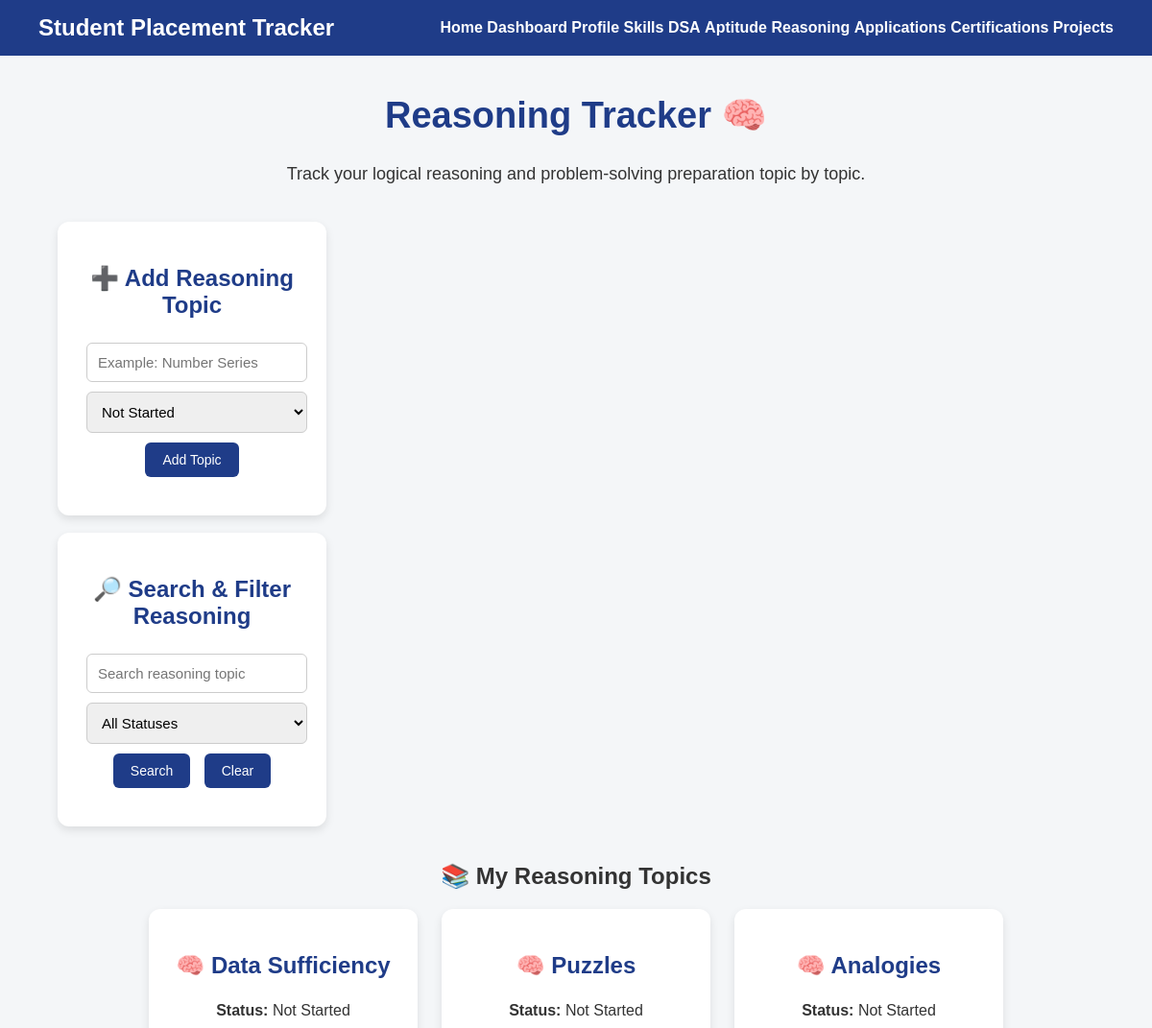
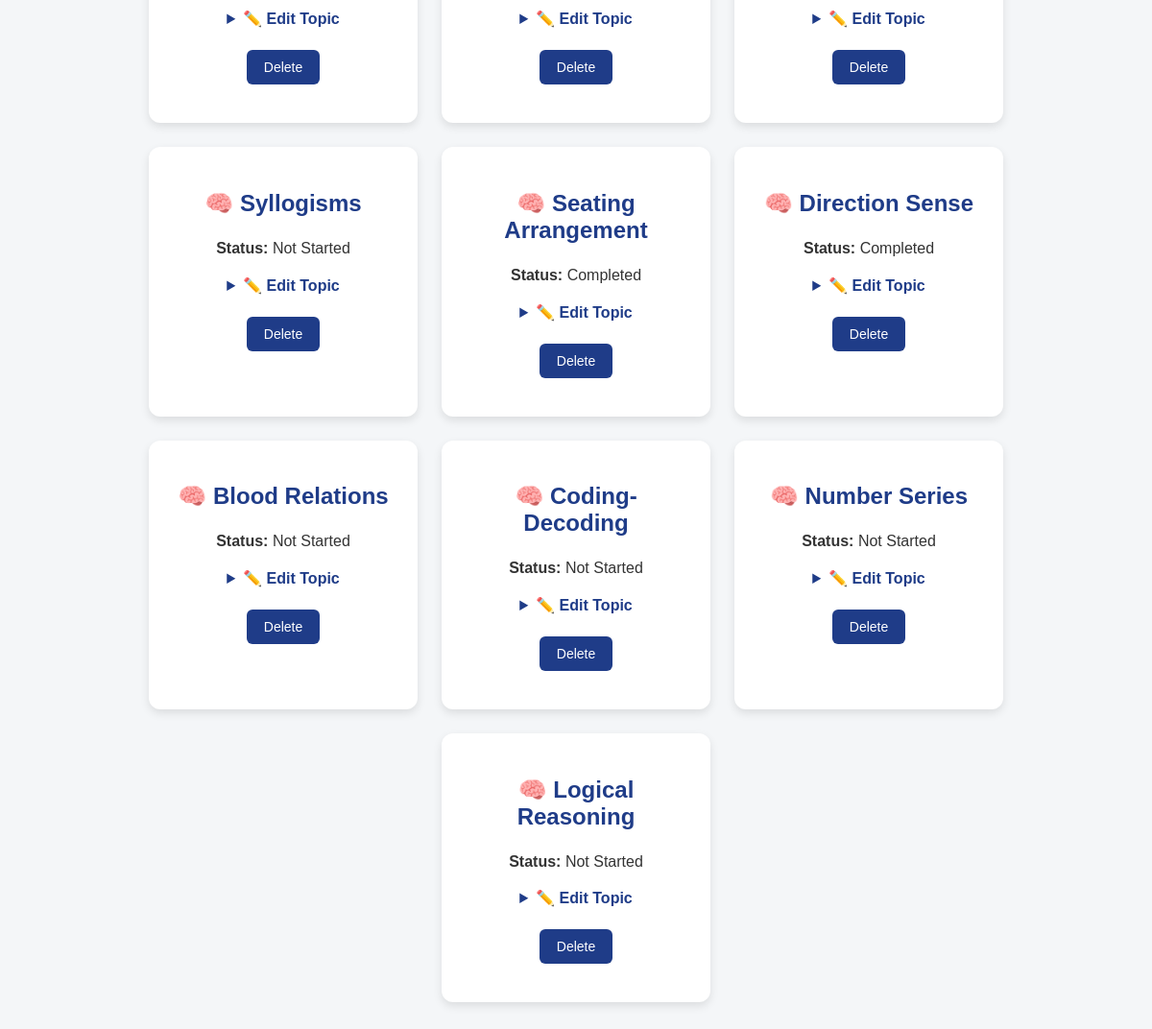
The app's page /reasoning with its own data (2 pictures, top to bottom).
### tables this page shows
CREATE TABLE reasoning_topics (

            id INTEGER PRIMARY KEY AUTOINCREMENT,

            topic TEXT NOT NULL,

            status TEXT NOT NULL

        );

### web_app.py (the view)
@app.route("/reasoning")
def reasoning():
    topics, search, status_filter = get_topics("reasoning_topics")
    return render_template(
        "reasoning.html",
        topics=topics,
        search=search,
        status_filter=status_filter
    )

### web_app.py (called while the page is built)
def get_topics(table_name):
    search = request.args.get("search", "").strip()
    status_filter = request.args.get("status", "").strip()
    connection = get_db_connection()
    query = f"SELECT * FROM {table_name} WHERE 1 = 1"
    parameters = []
    if search:
        query += " AND topic LIKE ?"
        parameters.append(f"%{search}%")
    if status_filter:
        query += " AND status = ?"
        parameters.append(status_filter)
    query += " ORDER BY id DESC"
    topics = connection.execute(
        query, parameters
    ).fetchall()
    connection.close()
    return topics, search, status_filter

### templates/reasoning.html (shortened to what this page needs)
<!DOCTYPE html>
<html>
<head>
    <link rel="stylesheet"
          href="{{ url_for('static', filename='style.css') }}">
</head>
<body>
<nav>
    <h2>Student Placement Tracker</h2>
    <div>
        <a href="/">Home</a>
        <a href="/dashboard">Dashboard</a>
        <a href="/profile">Profile</a>
        <a href="/skills">Skills</a>
        <a href="/dsa">DSA</a>
        <a href="/aptitude">Aptitude</a>
        <a href="/reasoning">Reasoning</a>
        <a href="/applications">Applications</a>
        <a href="/certifications">Certifications</a>
        <a href="/projects">Projects</a>
    </div>
</nav>
<div class="container">
    <h1>Reasoning Tracker 🧠</h1>
    <p class="intro">
        Track your logical reasoning and
        problem-solving preparation topic by topic.
    </p>
    <div class="card">
        <h2>➕ Add Reasoning Topic</h2>
        <form action="/add-reasoning"
              method="POST">
            <input
                type="text"
                name="topic"
                placeholder="Example: Number Series"
                required
            >
            <select name="status">
                <option value="Not Started">
                    Not Started
                </option>
            </select>
            <button type="submit">
                Add Topic
            </button>
        </form>
    </div>
    <br>
    <div class="card">
        <h2>🔎 Search & Filter Reasoning</h2>
        <form action="/reasoning"
              method="GET">
            <input
                type="text"
                name="search"
                placeholder="Search reasoning topic"
                value="{{ search }}"
            >
            <select name="status">
                <option value="">
                    All Statuses
                </option>
            </select>
            <button type="submit">
                Search
            </button>
            <a
                class="button"
                href="/reasoning"
            >
                Clear
            </a>
        </form>
    </div>
    <br>
    <h2>📚 My Reasoning Topics</h2>
    <div class="cards">
        {% for topic in topics %}
        <div class="card">
            <h2>
                🧠 {{ topic["topic"] }}
            </h2>
            <p>
                <strong>Status:</strong>
                {{ topic["status"] }}
            </p>
            <details>
                <summary>
                    ✏️ Edit Topic
                </summary>
                <br>
            </details>
            <br>
            <form
                action="/delete-reasoning/{{ topic['id'] }}"
                method="POST"
            >
                <button type="submit">
                    Delete
                </button>
            </form>
        </div>
        {% endfor %}
    </div>
</div>
</body>
</html>

### static/style.css (style rules this page uses)
* { box-sizing: border-box; }
body { font-family: Arial, sans-serif; margin: 0; background-color: #f4f6f8; color: #333; }
nav { background-color: #1f3c88; color: white; padding: 15px 40px; display: flex; justify-content: space-between; align-items: center; gap: 20px; }
nav h2 { margin: 0; color: white; white-space: nowrap; }
nav a { color: white; text-decoration: none; font-weight: bold; }
.container { width: 90%; max-width: 1200px; margin: 40px auto; text-align: center; }
.container h1 { color: #1f3c88; font-size: 38px; }
.intro { font-size: 18px; margin-bottom: 35px; line-height: 1.6; }
.cards { display: flex; justify-content: center; align-items: stretch; gap: 25px; flex-wrap: wrap; }
.card { background-color: white; width: 280px; padding: 25px; border-radius: 12px; box-shadow: 0 4px 10px rgba(0, 0, 0, 0.10); }
.card h2 { color: #1f3c88; }
.card p { line-height: 1.6; }
.button, button { display: inline-block; background-color: #1f3c88; color: white; padding: 10px 18px; border-radius: 6px; text-decoration: none; margin: 5px; border: none; cursor: pointer; font-size: 14px; }
form { margin-bottom: 10px; }
input, select, textarea { width: 100%; max-width: 450px; padding: 11px; margin: 5px; border: 1px solid #ccc; border-radius: 6px; font-size: 15px; }
details { margin-top: 15px; }
summary { cursor: pointer; color: #1f3c88; font-weight: bold; }

### records on screen
reasoning_topics: topic "Data Sufficiency", status "Not Started"
reasoning_topics: topic "Puzzles", status "Not Started"
reasoning_topics: topic "Analogies", status "Not Started"
reasoning_topics: topic "Syllogisms", status "Not Started"
reasoning_topics: topic "Seating Arrangement", status "Completed"
reasoning_topics: topic "Direction Sense", status "Completed"
reasoning_topics: topic "Blood Relations", status "Not Started"
reasoning_topics: topic "Coding-Decoding", status "Not Started"
reasoning_topics: topic "Number Series", status "Not Started"
reasoning_topics: topic "Logical Reasoning", status "Not Started"
